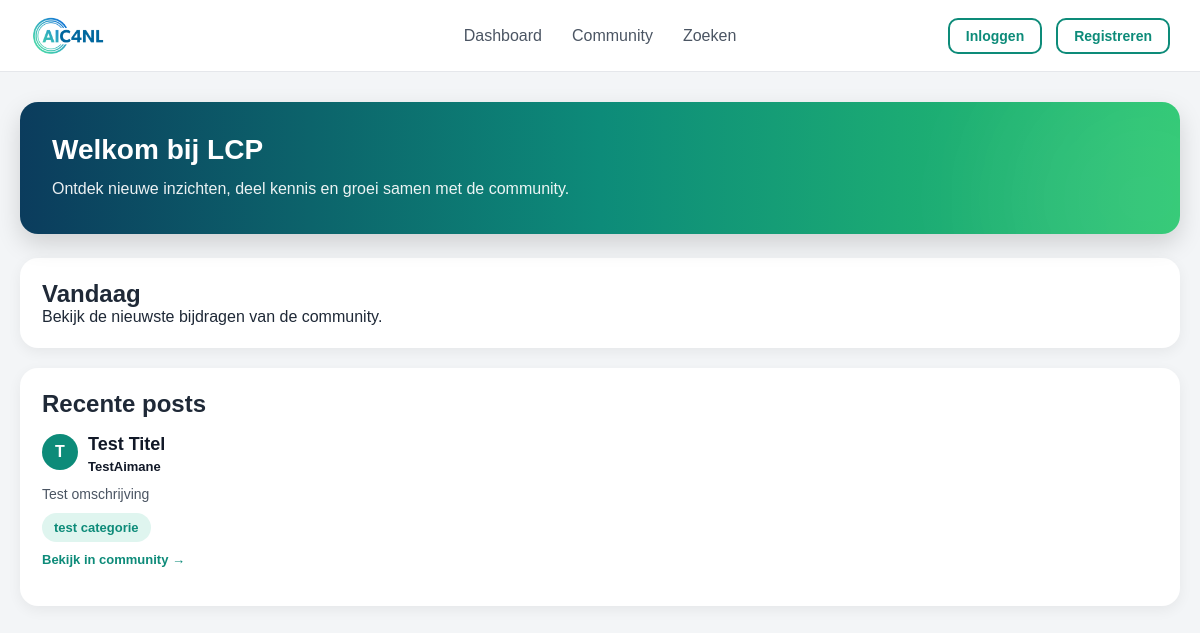
The app's page /, older data.
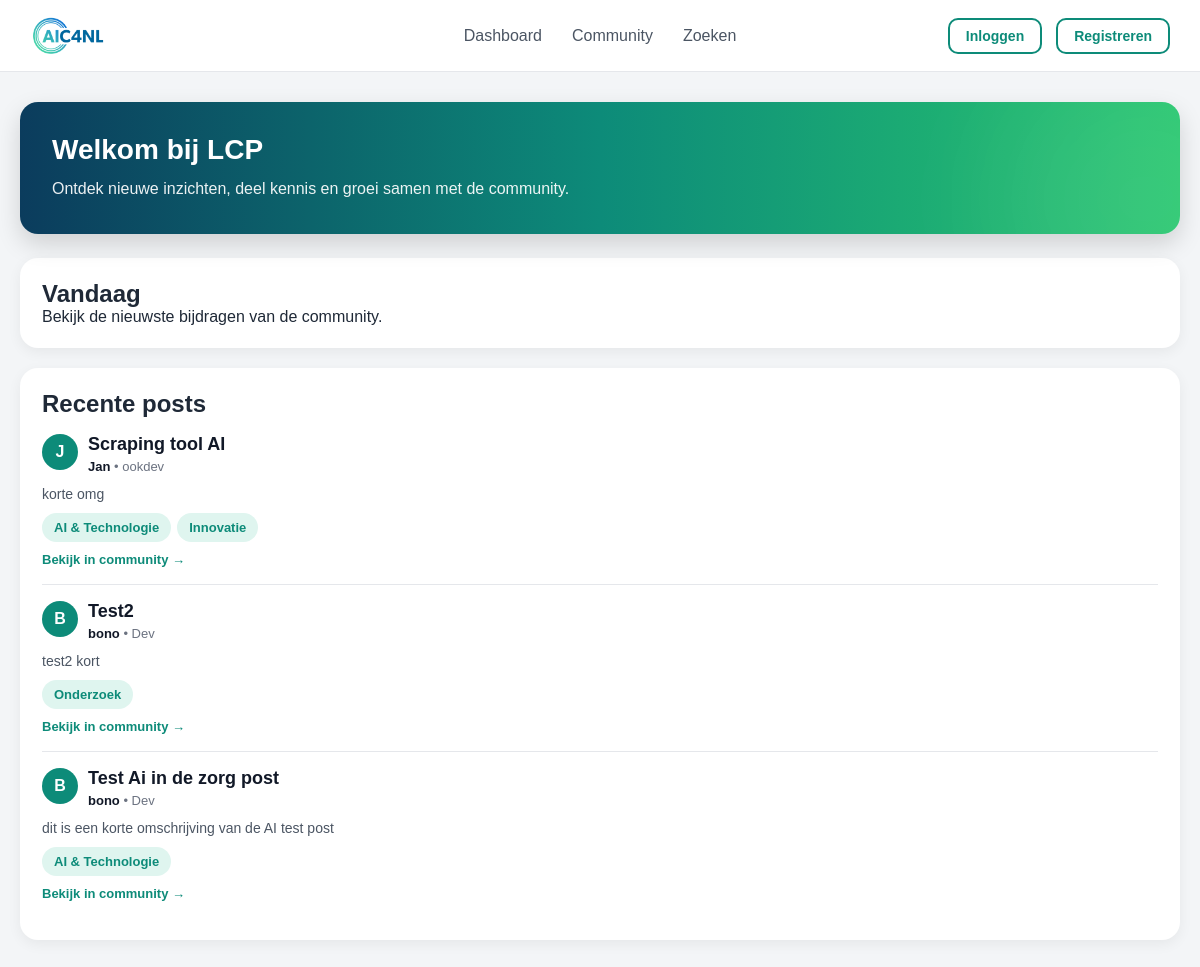
The same page, newer data.
### core/models.py (models this page shows, shortened)
class Post(models.Model):
    title = models.CharField(max_length=255)
    type = models.CharField(max_length=255)
    short_description = models.CharField(max_length=500)
    long_description = models.TextField()
    created_at = models.DateTimeField(auto_now_add=True)
    image_path = models.CharField(max_length=500, blank=True, null=True)
    target_audience = models.CharField(max_length=255)
    category = models.CharField(max_length=255)
    is_validated = models.BooleanField(default=False)
    user = models.ForeignKey(
        User,
        on_delete=models.CASCADE,
        related_name="posts"
    )
    use_case = models.ForeignKey(
        UseCase,
        on_delete=models.SET_NULL,
        null=True,
        blank=True,
        related_name="posts"
    )
    institution = models.ForeignKey(
        Institution,
        on_delete=models.SET_NULL,
        null=True,
        blank=True,
        related_name="posts"
    )

class User(AbstractUser):
    email = models.EmailField(unique=True)
    date_of_birth = models.DateField(blank=True, null=True)
    function = models.CharField(max_length=255, blank=True, null=True)
    description = models.TextField(blank=True, null=True)
    ai_knowledge_level = models.IntegerField(
        validators=[MinValueValidator(1), MaxValueValidator(10)],
        blank=True,
        null=True
    )
    points = models.IntegerField(default=0)
    rank = models.CharField(max_length=255, blank=True, null=True)
    is_admin = models.BooleanField(default=False)
    institution = models.ForeignKey(
        Institution,
        on_delete=models.SET_NULL,
        null=True,
        blank=True,
        related_name="users"
    )
    badges = models.ManyToManyField(
        Badge,
        blank=True,
        related_name="users"
    )

### core/views.py (the view)
# urls.py: path('', views.dashboard_view, name='dashboard'),
def dashboard_view(request):
    recent_posts = Post.objects.order_by('-created_at')[:3]
    for post in recent_posts:
        if post.category:
            post.category_list = [cat.strip() for cat in post.category.split(',')]
        else:
            post.category_list = []
        if post.target_audience:
            post.audience_list = [aud.strip() for aud in post.target_audience.split(',')]
        else:
            post.audience_list = []
    form = PostForm()
    return render(request, 'core/dashboard.html', {
        'recent_posts': recent_posts,
        'form': form
    })

### core/models.py (called while the page is built)
    def __str__(self):
        return self.name

### core/templates/core/dashboard.html
{% extends 'core/base.html' %}
{% block content %}
<div class="dashboard-hero">
    {% if user.is_authenticated %}
        <h1>Welkom terug, {{ user.username }}</h1>
    {% else %}
        <h1>Welkom bij LCP</h1>
    {% endif %}
    <p>Ontdek nieuwe inzichten, deel kennis en groei samen met de community.</p>
</div>
<div class="card">
    <h2>Vandaag</h2>
    <p>Bekijk de nieuwste bijdragen van de community.</p>
</div>
<div class="card">
    <h2>Recente posts</h2>
    {% for post in recent_posts %}
        <div class="recent-post-item" onclick="openPostDetail({{ post.id }}, '{{ post.title|escapejs }}', '{{ post.user.username|escapejs }}', '{{ post.user.function|escapejs }}', '{{ post.created_at|timesince }} geleden', '{{ post.type|escapejs }}', '{{ post.short_description|escapejs }}', '{{ post.long_description|escapejs }}', '{{ post.category|escapejs }}')" style="cursor: pointer;">
            <div style="display: flex; align-items: flex-start; gap: 10px; margin-bottom: 10px;">
                <div class="post-user-avatar" style="width: 36px; height: 36px; font-size: 16px;">
                    {{ post.user.username|slice:":1"|upper }}
                </div>
                <div style="flex: 1; min-width: 0;">
                    <h3 style="margin: 0 0 4px 0; font-size: 18px; color: #111827;">{{ post.title }}</h3>
                    <div style="color: #6b7280; font-size: 13px;">
                        <span style="font-weight: 600; color: #111827;">{{ post.user.username }}</span>
                        {% if post.user.function %}<span> • {{ post.user.function }}</span>{% endif %}
                    </div>
                </div>
            </div>
            <p style="color: #4b5563; font-size: 14px; margin: 8px 0; line-height: 1.5;">{{ post.short_description }}</p>
            {% if post.category_list %}
                <div style="display: flex; flex-wrap: wrap; gap: 6px; margin-bottom: 8px;">
                    {% for cat in post.category_list %}
                        <span class="community-tag" style="margin: 0; display: inline-block;">{{ cat }}</span>
                    {% endfor %}
                </div>
            {% endif %}
            <a href="{% url 'community' %}" onclick="event.stopPropagation();" style="color: #0d8b79; font-weight: 600; text-decoration: none; font-size: 13px;">Bekijk in community →</a>
        </div>
    {% empty %}
        <p>Er zijn nog geen recente posts.</p>
    {% endfor %}
</div>
{% endblock %}

Row changes from the older to the newer data that the page shows:
no longer on this page (row unchanged): Post: user.username "T", title "Test Titel", user.username "TestAimane", short_description "Test omschrijving", category_list "test categorie"
added Post: user.username "J", title "Scraping tool AI", user.username "Jan", user.function "ookdev", short_description "korte omg", category_list "AI & Technologie" "Innovatie"
added Post: user.username "B", title "Test2", user.username "bono", user.function "Dev", short_description "test2 kort", category_list "Onderzoek"
added Post: user.username "B", title "Test Ai in de zorg post", user.username "bono", user.function "Dev", short_description "dit is een korte omschrijving van de AI test post", category_list "AI & Technologie"
